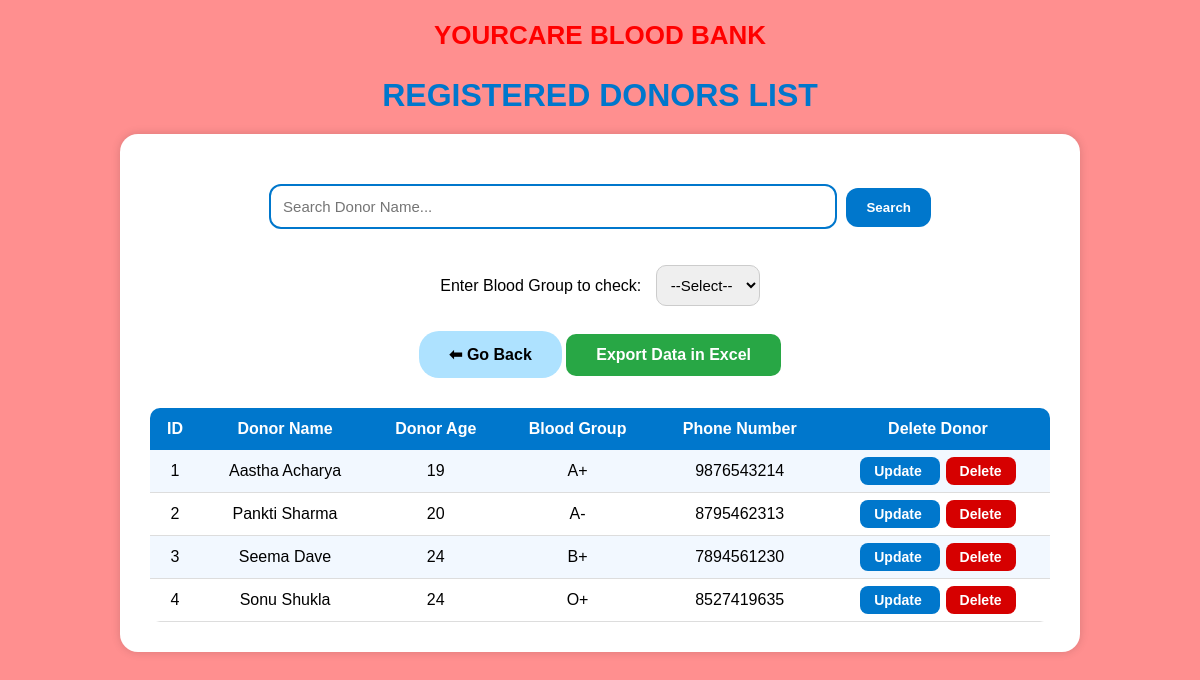
The app's page /donors, older data.
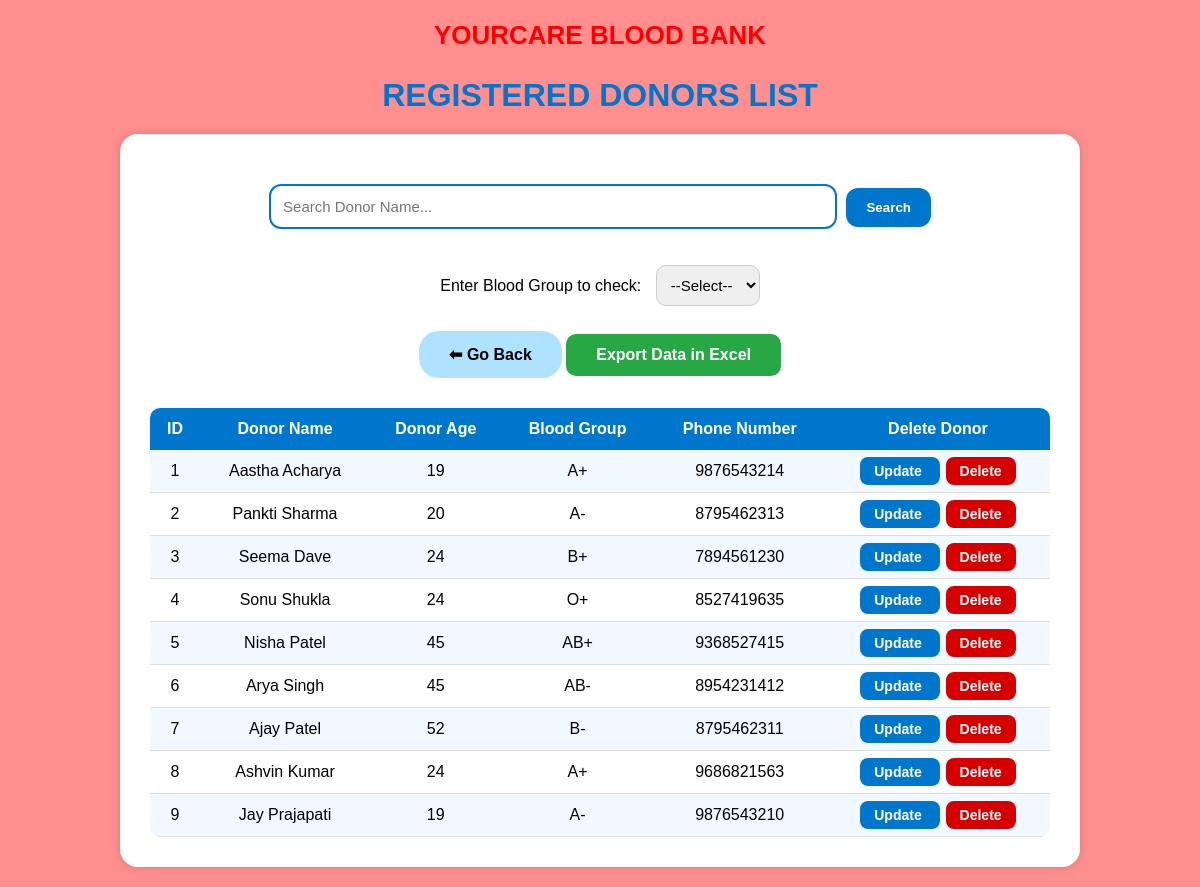
The same page, newer data.
### tables this page shows
CREATE TABLE donors (
            id INTEGER PRIMARY KEY AUTOINCREMENT,
            name TEXT NOT NULL,
            age INTEGER NOT NULL,
            blood_group TEXT NOT NULL,
            phone TEXT NOT NULL
        );

### app.py (the view)
@app.route('/donors')
def donors():
    bg = request.args.get('bg')
    search = request.args.get('search')
    conn = get_db_connection()
    cursor = conn.cursor()
    query = "SELECT * FROM donors WHERE 1=1"
    params = []
    if bg:
        query += " AND lower(blood_group) = ?"
        params.append(bg.lower())
    if search:
        query += " AND lower(name) LIKE ?"
        params.append("%" + search.lower() + "%")
    cursor.execute(query, params)
    donor_list = cursor.fetchall()
    conn.close()
    return render_template('donors.html', donors=donor_list)

### app.py (called while the page is built)
def get_db_connection():
    conn = sqlite3.connect('donors.db')
    cursor = conn.cursor()
    cursor.execute("""
        CREATE TABLE IF NOT EXISTS donors (
            id INTEGER PRIMARY KEY AUTOINCREMENT,
            name TEXT NOT NULL,
            age INTEGER NOT NULL,
            blood_group TEXT NOT NULL,
            phone TEXT NOT NULL
        )
    """)
    conn.commit()
    return conn

### templates/donors.html (shortened to what this page needs)
<!DOCTYPE html>
<html lang="en">
<head>
</head>
<body>
    <h3>YOURCARE BLOOD BANK</h3>
    <h1>REGISTERED DONORS LIST</h1>
    <div class="container">
        <form method="get" style="margin-top: 20px; text-align: center;">
    <input
        type="text"
        name="search"
        placeholder="Search Donor Name..."
        value="{{ request.args.get('search', '') }}"
        style="
            width: 60%;
            padding: 12px;
            border-radius: 12px;
            border: 2px solid #0077cc;
            font-size: 15px;
        "
    >
    <button type="submit" style="
        padding: 12px 20px;
        background: #0077cc;
        color: white;
        font-weight: bold;
        border: none;
        border-radius: 12px;
        cursor: pointer;
        margin-left: 5px;
    ">Search</button>
</form>
<br><br>
        <form method="get">
            <label>Enter Blood Group to check:</label>
            <select name="bg" onchange="this.form.submit()">
                <option>--Select--</option>
            </select>
        </form>
        <a href="/" style="
    display: inline-block;
    padding: 14px 30px;
    margin-top: 25px;
    background-color: #aee2ff;
    color: black;
    font-weight: bold;
    border-radius: 20px;
    text-decoration: none;
">
    ⬅ Go Back
</a>
    <a href="/export_csv" class="button" style="background: #28a745;">Export Data in Excel</a>
        <table>
            <tr>
                <th>ID</th>
                <th>Donor Name</th>
                <th>Donor Age</th>
                <th>Blood Group</th>
                <th>Phone Number</th>
                <th>Delete Donor</th>
            </tr>
            {% for d in donors %}
            <tr>
                <td>{{ d[0] }}</td>
                <td>{{ d[1] }}</td>
                <td>{{ d[2] }}</td>
                <td>{{ d[3].upper() }}</td>
                <td>{{ d[4] }}</td>
                <td>
    <a href="/update?id={{ d[0] }}"
   onclick="return confirm('Are you sure you want to update this donor?');"
   style="background:#0077cc; color:white; padding:6px 14px; border-radius:8px; text-decoration:none; font-weight:bold; font-size:14px; margin-right:6px;">
   Update
</a>
    <a href="#"
       onclick="confirmDelete({{ d[0] }})"
       style="background:#d60000; color:white; padding:6px 14px; border-radius:8px; text-decoration:none; font-weight:bold; font-size:14px;">
       Delete
    </a>
</td>
            </tr>
            {% endfor %}
        </table>
    </div>
</body>
</html>

### templates/donors.html (style rules this page uses)
body { margin: 0; background: #ff8f8f; font-family: Arial, sans-serif; }
h3 { text-align: center; color: red; font-size: 26px; margin-top: 20px; }
h1 { text-align: center; color: #0077cc; margin-bottom: 10px; }
.container { width: 80%; max-width: 900px; margin: 20px auto; background: white; padding: 30px; border-radius: 18px; box-shadow: 0 0 10px rgba(0,0,0,0.15); text-align: center; }
select { padding: 10px; border-radius: 10px; border: 1px solid #ccc; font-size: 15px; margin-left: 10px; }
table { width: 100%; margin-top: 30px; border-collapse: collapse; border-radius: 10px; overflow: hidden; }
th { background: #0077cc; color: white; padding: 12px; font-size: 16px; }
td { padding: 12px; border-bottom: 1px solid #ddd; }
tr:nth-child(even) { background: #f2f8ff; }
a.button { display: inline-block; padding: 12px 30px; background-color: #0077cc; color: white; font-weight: bold; border-radius: 10px; text-decoration: none; margin-top: 20px; }

Row changes from the older to the newer data that the page shows:
added donors: id "5", name "Nisha Patel", age "45", blood_group "AB+", phone "9368527415"
added donors: id "6", name "Arya Singh", age "45", blood_group "AB-", phone "8954231412"
added donors: id "7", name "Ajay Patel", age "52", blood_group "B-", phone "8795462311"
added donors: id "8", name "Ashvin Kumar", age "24", blood_group "A+", phone "9686821563"
added donors: id "9", name "Jay Prajapati", age "19", blood_group "A-", phone "9876543210"
